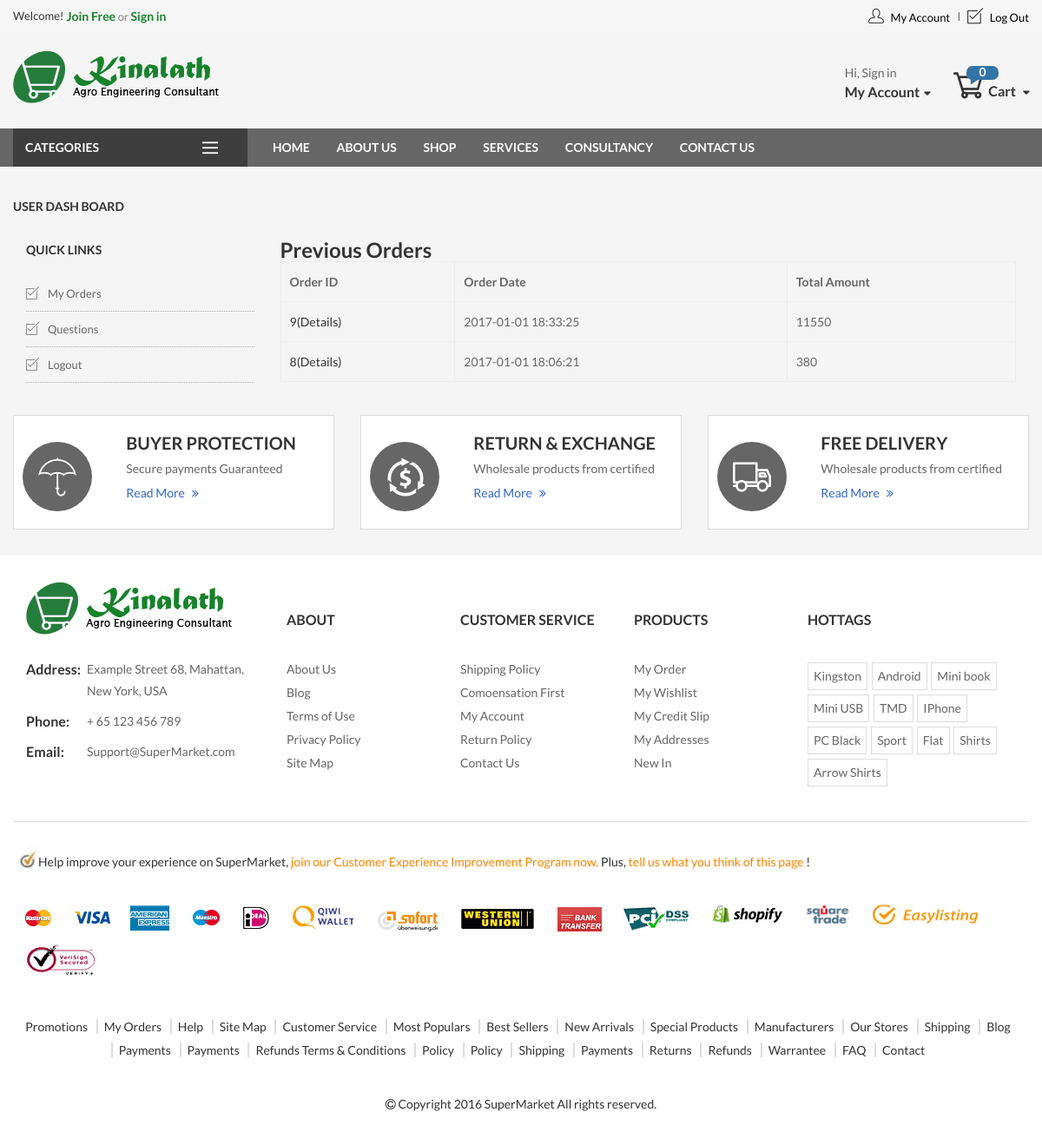
Page /user-dashboard.php?myorders (signed in) on the committed database.
### tables this page shows
CREATE TABLE `orders` (
  `id` int(11) NOT NULL,
  `order_date` datetime NOT NULL,
  `user_id` int(11) NOT NULL,
  `totalcost` varchar(10) NOT NULL,
  `shipto` text NOT NULL,
  `status` int(1) DEFAULT '0',
  `shipped_date` datetime DEFAULT NULL
);

### app/Auth.php (called while the page is built, shortened)
<?php
	class Auth
	{
		public static function isloggedin(){
			if(isset($_SESSION['current_user'])){
				return true;
			}else{
				return false;
			}
		}
		public static function getuserid(){
			if(self::isloggedin()){
				return($_SESSION['current_user']);
			}
		}
	}
?>

### app/Order.php (called while the page is built, shortened)
<?php
	require_once('DB2.php');
	require_once('Auth.php');
	class Order
	{
		public static function getAllUserOrders($userid){
			$db=new Db();
			$sql="SELECT * FROM orders WHERE user_id = $userid ORDER BY order_date DESC";
			$rows=[];
			$result=$db->query($sql);
			if($result){
				while ($r=mysqli_fetch_assoc($result)) {
					array_push($rows, $r);
				}
				return $rows;
			}
			return false;
		}
	}
?>

### app/DB2.php (called while the page is built, shortened)
<?php
class Db
{
	private static $connection;
	function __construct()
	{
		 if(!isset(self::$connection)) {
		 	self::$connection=mysqli_connect("localhost","root","","engineering");
		 	if (!self::$connection) {
		 		die("connection Error");
		 	}else{
		 		return self::$connection;
		 	}
		 }
	}
	function query($sql){
		$result=mysqli_query(self::$connection,$sql);
		return $result;
	}
}
?>

### user-dashboard.php (the view, shortened to what this page needs)
<?php
require_once('app/Auth.php');
require_once('app/Order.php');
?>
<!DOCTYPE html>
<html lang='en' xmlns='http://www.w3.org/1999/xhtml'>
<head>
    <link rel='stylesheet' href='assets/css/bootstrap.min.css'>
    <link rel='stylesheet' href='assets/css/owl.carousel.min.css'>
    <link rel='stylesheet' href='assets/css/animated.css'>
    <link rel='stylesheet' href='assets/css/font-awesome.css'>
    <link rel='stylesheet' href='assets/css/ui.css'>
    <link rel='stylesheet' href='assets/css/jquery.mmenu.all.css'>
    <link rel='stylesheet' href='assets/css/flaticon.css'>
    <link rel='stylesheet' href='assets/css/style.css'>
</head>
<body class="checkout-page">
  <?php include_once('header.php');?>
    <div class="main-content container">
        <div class="row">
            <div class="col-md-12">
                <p class="title-left">User Dash Board</p>
                <div class="col-md-3">
                        <div class="about-top3">
                            <p class="title-left">Quick Links</p>
                            <ul class="chose-us">
                                <li class="chose-us-item"><a href="user-dashboard.php?myorders"><i class="flaticon-check-square"></i>My Orders</a></li>
                                <li class="chose-us-item"><a href="user-dashboard.php?questions"><i class="flaticon-check-square"></i>Questions</a></li>
                                <li class="chose-us-item"><a href="#"><i class="flaticon-check-square"></i>Logout</a></li>
                            </ul>
                        </div>
                </div>
                <div class="col-md-9">
                <?php
                    if(isset($_GET['myorders'])){
                        echo "<h2> Previous Orders</h2>";
                        $orders=Order::getAllUserOrders(Auth::getuserid());
                        echo "<table>";
                            echo "<thead>";
                                echo "<tr>";
                                    echo "<th>Order ID</th>";
                                    echo "<th>Order Date</th>";
                                    echo "<th>Total Amount</th>";
                                echo "</tr>";
                            echo "</thead>";
                            echo "<tbody>";
                            foreach ($orders as $order) {
                                $order_id=$order['id'];
                                echo "<tr>";
                                    echo "<td>"."<a href=\"order-detail.php?id=$order_id\">".$order_id."(Details)</a></td>";
                                    echo "<td>".$order['order_date']."</td>";
                                    echo "<td>".$order['totalcost']."</td>";
                                echo "</tr>";
                            }
                            echo "</tbody>";
                            echo "</table>";
                    }
                ?>
            </div>
            </div>
        </div>
        <div id="section-icon-box">
            <div class="container">
                <div class="row">
                    <div class="col-md-4">
                        <div class="icon-box style1">
                            <div class="row">
                                <div class="col-md-4">
                                    <i class="flaticon-umbrella"></i>
                                </div>
                                <div class="col-md-8">
                                    <div class="icon-box-content">
                                        <h4>Buyer Protection</h4>
                                        <p>Secure payments
                                            Guaranteed refunds
                                            Escrow protection on every oder</p>
                                        <a href="#">Read More<i aria-hidden="true" class="fa fa-angle-double-right"></i></a>
                                    </div>
                                </div>
                            </div>
                        </div>
                    </div>
                    <div class="col-md-4">
                        <div class="icon-box style1">
                            <div class="row">
                                <div class="col-md-4">
                                    <i class="flaticon-return-of-investment"></i>
                                </div>
                                <div class="col-md-8">
                                    <div class="icon-box-content">
                                        <h4>RETURN &amp; EXCHANGE</h4>
                                        <p>Wholesale products from certified
                                            Worldwide shipping
                                            Low prices from US $0.1</p>
                                        <a href="#">Read More<i aria-hidden="true" class="fa fa-angle-double-right"></i></a>
                                    </div>
                                </div>
                            </div>
                        </div>
                    </div>
                    <div class="col-md-4">
                        <div class="icon-box style1">
                            <div class="row">
                                <div class="col-md-4">
                                    <i class="flaticon-transport"></i>
                                </div>
                                <div class="col-md-8">
                                    <div class="icon-box-content">
                                        <h4>FREE DELIVERY</h4>
                                        <p>Wholesale products from certified
                                            Worldwide shipping
                                            Low prices from US $0.1</p>
                                        <a href="#">Read More<i aria-hidden="true" class="fa fa-angle-double-right"></i></a>
                                    </div>
                                </div>
                            </div>
                        </div>
                    </div>
                </div>
            </div>
        </div>
    </div>
    <footer class="footer" style="background-color: #ffffff">
        <div class="container">
            <div class="footer-top">
                <div class="row">
                    <div class="col-md-3 col-sm-6 has-logo">
                        <div class="footer-top-logo">
                            <h1 class="logo">
                                <a href="index.php">
                                    <img src="assets/images/logo.png" alt="logo">
                                </a>
                            </h1>
                        </div>
                        <div class="footer-infomation">
                            <p><span>Address:</span>Example Street 68, Mahattan,
                                New York, USA</p>
                            <p><span>Phone:</span>+ 65 123 456 789</p>
                            <p><span>Email:</span><a href="#">Support@SuperMarket.com</a></p>
                        </div>
                    </div>
                    <div class="col-md-2 col-sm-6">
                        <div class="footer-top-title"><h4 class="title-footer">About</h4></div>
                        <ul class="menu-footer">
                            <li class="footer-item"><a href="#">About Us</a></li>
                            <li class="footer-item"><a href="#">Blog</a></li>
                            <li class="footer-item"><a href="#">Terms of Use</a></li>
                            <li class="footer-item"><a href="#">Privacy Policy</a></li>
                            <li class="footer-item"><a href="#">Site Map</a></li>
                        </ul>
                    </div>
                    <div class="col-md-2 col-sm-6">
                        <div class="footer-top-title"><h4 class="title-footer">Customer Service</h4></div>
                        <ul class="menu-footer">
                            <li class="footer-item"><a href="#">Shipping Policy</a></li>
                            <li class="footer-item"><a href="#">Comoensation First</a></li>
                            <li class="footer-item"><a href="#">My Account</a></li>
                            <li class="footer-item"><a href="#">Return Policy</a></li>
                            <li class="footer-item"><a href="#">Contact Us</a></li>
                        </ul>
                    </div>
                    <div class="col-md-2 col-sm-6">
                        <div class="footer-top-title"><h4 class="title-footer">Products</h4></div>
                        <ul class="menu-footer">
                            <li class="footer-item"><a href="#">My Order</a></li>
                            <li class="footer-item"><a href="#">My Wishlist</a></li>
                            <li class="footer-item"><a href="#">My Credit Slip</a></li>
                            <li class="footer-item"><a href="#">My Addresses</a></li>
                            <li class="footer-item"><a href="#">New In</a></li>
                        </ul>
                    </div>
                    <div class="col-md-3 col-sm-6 tags-footer">
                        <div class="footer-top-title"><h4 class="title-footer">Hottags</h4></div>
                        <ul class="tags footer-tags">
                            <li class="tags-item"><a href="#">Kingston</a></li>
                            <li class="tags-item"><a href="#">Android</a></li>
                            <li class="tags-item"><a href="#">Mini book</a></li>
                            <li class="tags-item"><a href="#">Mini USB</a></li>
                            <li class="tags-item"><a href="#">TMD</a></li>
                            <li class="tags-item"><a href="#">IPhone</a></li>
                            <li class="tags-item"><a href="#">PC Black</a></li>
                            <li class="tags-item"><a href="#">Sport</a></li>
                            <li class="tags-item"><a href="#">Flat</a></li>
                            <li class="tags-item"><a href="#">Shirts</a></li>
                            <li class="tags-item"><a href="#">Arrow Shirts</a></li>
                        </ul>
                    </div>
                </div>
            </div>
            <div class="footer-mid">
                <div class="footer-mid-text">
                    <figure><img src="assets/images/check.jpg" alt="check" height="30" width="30"></figure>
                    <p>
                        Help improve your experience on SuperMarket,<span> join our Customer Experience Improvement Program now.
                                    </span> Plus,<span>
                                        tell us what you think of this page</span> !
                    </p>
                </div>
                <ul>
                    <li><a href="#"><img src="assets/images/d1.jpg" alt="d" width="46" height="41"></a></li>
                    <li><a href="#"><img src="assets/images/d2.jpg" alt="d" width="51" height="41"></a></li>
                    <li><a href="#"><img src="assets/images/d3.jpg" alt="d" width="60" height="41"></a></li>
                    <li><a href="#"><img src="assets/images/d4.jpg" alt="d" width="44" height="41"></a></li>
                    <li><a href="#"><img src="assets/images/d5.jpg" alt="d" width="42" height="41"></a></li>
                    <li><a href="#"><img src="assets/images/d6.jpg" alt="d" width="85" height="41"></a></li>
                    <li><a href="#"><img src="assets/images/d7.jpg" alt="d" width="89" height="41"></a></li>
                    <li><a href="#"><img src="assets/images/d8.jpg" alt="d" width="92" height="41"></a></li>
                    <li><a href="#"><img src="assets/images/d9.jpg" alt="d" width="65" height="41"></a></li>
                    <li><a href="#"><img src="assets/images/d10.jpg" alt="d" width="91" height="41"></a></li>
                    <li><a href="#"><img src="assets/images/d11.jpg" alt="d" width="96" height="41"></a></li>
                    <li><a href="#"><img src="assets/images/d12.jpg" alt="d" width="64" height="41"></a></li>
                    <li><a href="#"><img src="assets/images/d13.jpg" alt="d" width="131" height="41"></a></li>
                    <li><a href="#"><img src="assets/images/d14.jpg" alt="d" width="94" height="41"></a></li>
                </ul>
            </div>
            <div class="footer-bottom">
                <ul class="menu-footer-bottom">
                    <li class="menu-footer-bottom-item"><a href="#">Promotions</a></li>
                    <li class="menu-footer-bottom-item"><a href="#">My Orders</a></li>
                    <li class="menu-footer-bottom-item"><a href="#">Help</a></li>
                    <li class="menu-footer-bottom-item"><a href="#">Site Map</a></li>
                    <li class="menu-footer-bottom-item"><a href="#">Customer Service</a></li>
                    <li class="menu-footer-bottom-item"><a href="#">Most Populars</a></li>
                    <li class="menu-footer-bottom-item"><a href="#">Best Sellers</a></li>
                    <li class="menu-footer-bottom-item"><a href="#">New Arrivals</a></li>
                    <li class="menu-footer-bottom-item"><a href="#">Special Products</a></li>
                    <li class="menu-footer-bottom-item"><a href="#">Manufacturers</a></li>
                    <li class="menu-footer-bottom-item"><a href="#">Our Stores</a></li>
                    <li class="menu-footer-bottom-item"><a href="#">Shipping</a></li>
                    <li class="menu-footer-bottom-item"><a href="#">Blog</a></li>
                    <li class="menu-footer-bottom-item"><a href="#">Payments</a></li>
                    <li class="menu-footer-bottom-item"><a href="#">Payments</a></li>
                    <li class="menu-footer-bottom-item"><a href="#">Refunds Terms & Conditions</a></li>
                    <li class="menu-footer-bottom-item"><a href="#">Policy</a></li>
                    <li class="menu-footer-bottom-item"><a href="#">Policy</a></li>
                    <li class="menu-footer-bottom-item"><a href="#">Shipping</a></li>
                    <li class="menu-footer-bottom-item"><a href="#">Payments</a></li>
                    <li class="menu-footer-bottom-item"><a href="#">Returns</a></li>
                    <li class="menu-footer-bottom-item"><a href="#">Refunds</a></li>
                    <li class="menu-footer-bottom-item"><a href="#">Warrantee</a></li>
                    <li class="menu-footer-bottom-item"><a href="#">FAQ</a></li>
                    <li class="menu-footer-bottom-item"><a href="#">Contact</a></li>
                </ul>
                <div class="copyright">
                    <i class="fa fa-copyright" aria-hidden="true"></i>
                    Copyright 2016 <a href="#">SuperMarket</a> All rights reserved.
                </div>
            </div>
        </div>
    </footer>
</body>
</html>

### rows in the picture
orders: id "9", order_date "2017-01-01 18:33:25", totalcost "11550"
orders: id "8", order_date "2017-01-01 18:06:21", totalcost "380"

### other values in the picture
$prodct_count "0"
